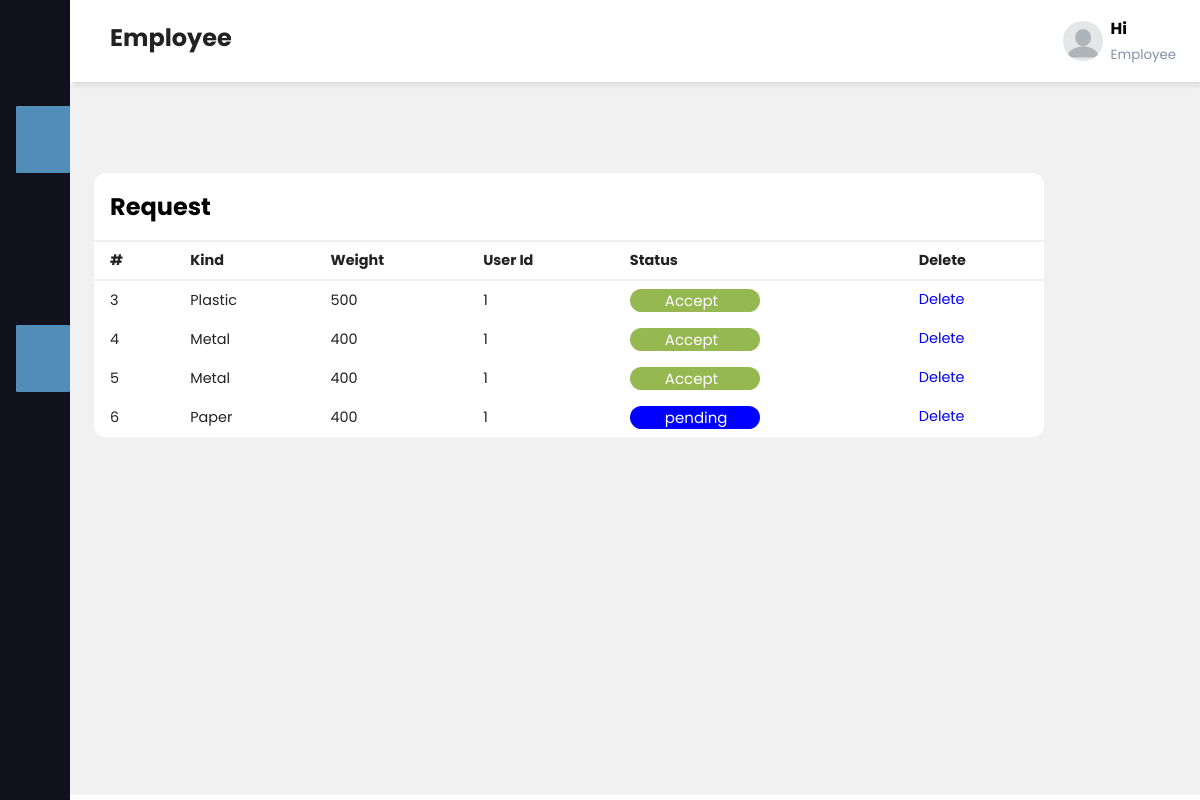
/requst.php, run on the app's committed database.
### tables this page shows
CREATE TABLE `request` (
  `id` int(11) NOT NULL,
  `kind` varchar(500) NOT NULL,
  `status` varchar(500) NOT NULL,
  `weight` double NOT NULL,
  `user_id` int(11) NOT NULL,
  `address` varchar(600) NOT NULL
);

### requst.php (the view, shortened to what this page needs)
<?php
$server="localhost";
$username="root";
$password="";
$database="3rs";
$con=mysqli_connect($server,$username,$password,$database);
$sql= "SELECT * from request where 1";
$result=mysqli_query($con,$sql);
?>
<!DOCTYPE html>
<html >
  <head>
  <link rel="stylesheet" href="employee.css">
</head>
<body>
<?php include"sidbar.php"; ?>
    <div class="main-content">
      <header>
        <h2>
          <label for="nav-toggle">
            <span class="fas fa-bars"></span>
          </label>
          Employee
        </h2>
        <div class="user-wrapper">
         <img width="40px" height="40px" alt="profile-img">
         <div class="">
            <h4>Hi <?php echo $_SESSION["name"] ?></h4>
            <small> Employee</small>
         </div>
        </div>
      </header>
      <main>
        <div class="recent-grid">
          <div class="projects">
            <div style="width: 950px;" class="card">
              <div class="card-header">
                <h2>Request</h2>
              </div>
              <div class="card-body">
                <div class="table-responsive">
                  <table width="100%">
                  <thead>
                    <tr>
                      <td>#</td>
                      <td>Kind</td>
                      <td>Weight</td>
                      <td>User Id</td>
                      <td>Status</td>
                      <td>Delete</td>
                    </tr>
                  </thead>
                  <tbody>
                  <?php foreach ($result as $row) {   ?>
                    <tr>
                      <td><?php echo $row['id'];?></td>
                      <td><?php echo $row['kind'];?></td>
                      <td><?php echo $row['weight'];?></td>
                      <td><?php echo $row['user_id'];?></td>
                      <td>		<?php
														if($row['status']=="Accept"){ ?>
										<div style="background-color:#96b851;width:130px;border-radius:20px;">	<a style="color:#fff;font-size:15px;margin-left:35px;"  href="update_request.php?id=<?php echo $row['id']; ?>" ><?php echo $row['status'];?>  </a>	</div>
													<?php	}
														else {
														?>
														<div style="background-color:blue;width:130px;border-radius:20px;">	 <a style="color:#fff;font-size:15px;margin-left:35px;" href="update_request.php?id=<?php echo $row['id'];  ?>" class="btn btn-primary"><?php echo $row['status'];?>  </a></div>
														<?php } ?></td>
                       <td><a href="delete_requst.php?id=<?php echo $row['id'];  ?> "class="btn btn-danger"> Delete</a></td>
                    </tr>
                    <?php } ?>
                  </tbody>
                </table>
                </div>
              </div>
            </div>
          </div>
        </div>
      </main>
    </div>
</body>
</html>

### sidbar.php (shortened to what this page needs)
<div class="sidebar">
<div class="sidebar-brand">
  <h1> <span class="fab fa-asymmetrik"> </span> <span>3Rs</span>
  </h1>
</div>
<div class="sidebar-menu">
  <ul>
    <li>
      <a href="index.php" class="active">
        <span class="fas fa-tachometer-alt"></span>
      </a>
    </li>
    <li>
      <a href="requst.php">
        <span class="fas fa-stream"></span>
      </a>
    </li>
    <li>
      <a href="feedback.php">
        <span class="fas fa-shopping-cart"></span>
      </a>
    </li>
    <li>
              <a class="active" href="../logout.php">
                <span class="fas fa-shopping-cart"></span>
              </a>
            </li>
  </ul>
</div>
</div>

### employee.css (style rules this page uses)
:root { --main-color: #11101d; --color-dark: #1D2231; --text-grey: #8390A2; }
* { padding: 0; margin: 0; box-sizing: border-box; list-style: none; text-decoration: none; font-family: 'Poppins', sans-serif; }
.sidebar { width: 320px; position: fixed; left: 0; top: 0; height: 100%; z-index: 90; background: var(--main-color); transition: width 300ms; }
.sidebar-brand { height: 90px; padding: 1rem 0rem 1rem 2rem; color: #fff; }
.sidebar-menu li { width: 100%; margin-bottom: 1.7rem; padding-left: 1rem; }
.sidebar-menu { margin-top: 1rem; }
.sidebar-menu a { padding-left: 1rem; display: block; color: #fff; font-size: 1.1rem; }
.sidebar-menu a span:first-child { font-size: 1.5rem; padding-right: 1rem; }
.sidebar-menu a.active { background: #518db8; padding-top: 1rem; padding-bottom: 1rem; color: var(--main-color); border-radius: 1px; }
.main-content { transition: margin-left 300ms; margin-left: 345px; }
header { background: #fff; display: flex; justify-content: space-between; padding: 1rem 1.5rem; box-shadow: 2px 2px 5px rgba(0, 0, 0, 0.2); position: fixed; left: 345px; top: 0; z-index: 100; width: calc(100% - 345px); transition: left 300ms; }
header h2 { color: #222; }
header label span { font-size: 1.7rem; padding-right: 1rem; }
.user-wrapper { display: flex; align-items: center; }
.user-wrapper img { border-radius: 50%; margin-right: .5rem; }
.user-wrapper small { display: inline-block; color: var(--text-grey); margin-top: -1px !important; }
main { margin-top: 85px; padding: 2rem 1.5rem; background: #f1f1f1; min-height: calc(100vh - 90px); }
.recent-grid { margin-top: 3.5rem; display: grid; grid-gap: 2rem; grid-template-columns: 65% auto; }
.card { background: #fff; border-radius: 12px; }
.card-header { padding: 1rem; }
.card-header { display: flex; justify-content: space-between; align-items: center; border-bottom: 1px solid #f0f0f0; }
table { border-collapse: collapse; }
thead tr { border-top: 1px solid #f0f0f0; border-bottom: 2px solid #f0f0f0; }
thead td { font-weight: 700; }
td { padding: .5rem 1rem; font-size: .9rem; color: #222; }
tr td:last-child { display: flex; align-items: center; }
.table-responsive { width: 100%; overflow-x: auto; }
@media only screen and (max-width: 1200px) { .sidebar { width: 70px; } }
@media only screen and (max-width: 1200px) { .sidebar .sidebar-brand, .sidebar li { padding-left: 1rem; text-align: center; } }
@media only screen and (max-width: 1200px) { .main-content { margin-left: 70px; } }
@media only screen and (max-width: 1200px) { .main-content header { width: calc(100% - 70px); left: 70px; } }

### data on the page
request: id "3", kind "Plastic", weight "500", user "1", status "Accept"
request: id "4", kind "Metal", weight "400", user "1", status "Accept"
request: id "5", kind "Metal", weight "400", user "1", status "Accept"
request: id "6", kind "Paper", weight "400", user "1", status "pending"
